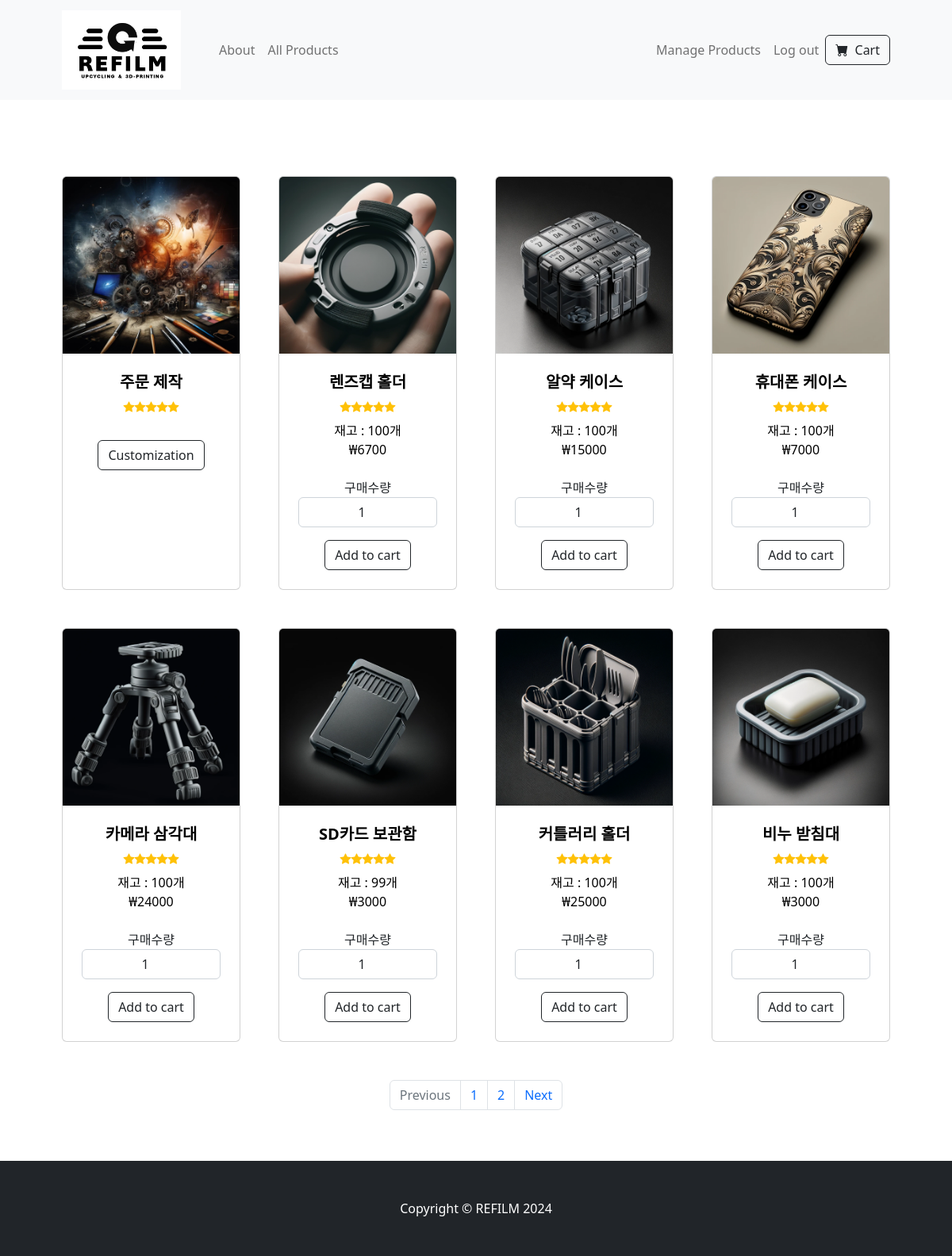
/all_products (signed in), run on the app's committed database.
### tables this page shows
CREATE TABLE products (id INTEGER PRIMARY KEY AUTOINCREMENT NOT NULL, productname TEXT NOT NULL, quantity INTEGER NOT NULL, price INTEGER NOT NULL, image_extension TEXT, description TEXT);

### app.py (the view)
@app.route('/all_products')
def all_products():
    all_product_length = len(db.execute("SELECT * FROM products"))
    page = int(request.args.get('page', 1))
    start = (page - 1) * PER_PAGE
    data, length = get_page_data(start, PER_PAGE)
    products = []
    for i in range(length):
        products.append({"product_name": data[i]["productname"], "quantity": data[i]["quantity"], "price": data[i]["price"], "product_id":int(data[i]["id"]), "image_extension": data[i]["image_extension"]})
    pagination_links = make_pagination_link(all_product_length, PER_PAGE, 'all_products')
    return render_template('all_products.html', products = products, pagination_links=pagination_links, page=page)

### helpers.py (called while the page is built)
def get_page_data(start, per_page_number):
    data = db.execute("SELECT * FROM products ORDER BY id desc LIMIT ? OFFSET ?", per_page_number, start)
    length = len(data)
    return data, length

def make_pagination_link(length, per_page_number, query_string):
    pagination_links = []
    total_pages = (length // per_page_number) + (length % per_page_number > 0)
    for num in range(1, total_pages + 1):
        link = url_for(f'{query_string}', page=num)  # Generate URL for each page
        pagination_links.append(link)
    return pagination_links

### templates/all_products.html (shortened to what this page needs)
{% extends "layout.html" %}
{% block content %}
        <section class="py-5">
            <div class="container px-4 px-lg-5 mt-5">
                <div class="row gx-4 gx-lg-5 row-cols-2 row-cols-md-3 row-cols-xl-4 justify-content-center">
                    {% if page == 1 %}
                        <div class="col mb-5">
                            <div class="card h-100">
                                <a style="color: black; text-decoration:none" href="#">
                                    <img class="card-img-top" src="/static/pictures/customization.jpg" alt="..." />
                                    <div class="card-body p-4">
                                        <div class="text-center">
                                            <h5 class="fw-bolder">주문 제작</h5>
                                            <div class="d-flex justify-content-center small text-warning mb-2">
                                                <div class="bi-star-fill"></div>
                                                <div class="bi-star-fill"></div>
                                                <div class="bi-star-fill"></div>
                                                <div class="bi-star-fill"></div>
                                                <div class="bi-star-fill"></div>
                                            </div>
                                        </div>
                                    </div>
                                </a>
                                <div class="card-footer p-4 pt-0 border-top-0 bg-transparent">
                                    <div class="text-center">
                                        <button type="submit" class="btn btn-outline-dark mt-auto">Customization</button>
                                    </div>
                                </div>
                            </div>
                        </div>
                    {% endif %}
                    {% for product in products %}
                        <div class="col mb-5">
                            <div class="card h-100">
                                <a style="color: black; text-decoration:none" href="/product/{{ product.product_id }}">
                                    <img class="card-img-top" src="/static/product_images/product{{ product.product_id }}.{{ product.image_extension }}" alt="..." />
                                    <div class="card-body p-4">
                                        <div class="text-center">
                                            <h5 class="fw-bolder">{{ product.product_name }}</h5>
                                            <div class="d-flex justify-content-center small text-warning mb-2">
                                                <div class="bi-star-fill"></div>
                                                <div class="bi-star-fill"></div>
                                                <div class="bi-star-fill"></div>
                                                <div class="bi-star-fill"></div>
                                                <div class="bi-star-fill"></div>
                                            </div>
                                            재고 : {{ product.quantity }}개
                                            <br>₩{{ product.price }}
                                        </div>
                                    </div>
                                </a>
                                <form action="/add_to_cart/{{ product.product_id }}" method="post">
                                    <div class="card-footer p-4 pt-0 border-top-0 bg-transparent">
                                        <div class="text-center">
                                            구매수량 <input type="number" name="quantity" value="1" min="1" max="{{ product.quantity }}" class="form-control text-center mb-3" required>
                                            <button type="submit" class="btn btn-outline-dark mt-auto">Add to cart</button>
                                        </div>
                                    </div>
                                </form>
                            </div>
                        </div>
                    {% endfor %}
                </div>
                <nav aria-label="Page navigation">
                    <ul class="pagination justify-content-center">
                        {% if page == 1 %}
                            <li class="page-item disabled">
                                <a class="page-link">Previous</a>
                            </li>
                        {% else %}
                            <li class="page-item">
                                <a class="page-link" href="{{ url_for('all_products', page=page-1) }}">Previous</a>
                            </li>
                        {% endif %}
                        {% for link in pagination_links %}
                            <li class="page-item">
                                <a class="page-link" href="{{ link }}">{{ loop.index }}</a>
                            </li>
                        {% endfor %}
                        {% if page >= pagination_links|length %}
                            <li class="page-item disabled">
                                <a class="page-link">Next</a>
                            </li>
                        {% else %}
                            <li class="page-item">
                                <a class="page-link" href="{{ url_for('all_products', page= page + 1) }}">Next</a>
                            </li>
                        {% endif %}
                    </ul>
                </nav>
            </div>
        </section>
{% endblock %}

### data on the page
products: image_extension (picture), product_name "렌즈캡 홀더", quantity "100", price "6700"
products: image_extension (picture), product_name "알약 케이스", quantity "100", price "15000"
products: image_extension (picture), product_name "휴대폰 케이스", quantity "100", price "7000"
products: image_extension (picture), product_name "카메라 삼각대", quantity "100", price "24000"
products: image_extension (picture), product_name "SD카드 보관함", quantity "99", price "3000"
products: image_extension (picture), product_name "커틀러리 홀더", quantity "100", price "25000"
products: image_extension (picture), product_name "비누 받침대", quantity "100", price "3000"
